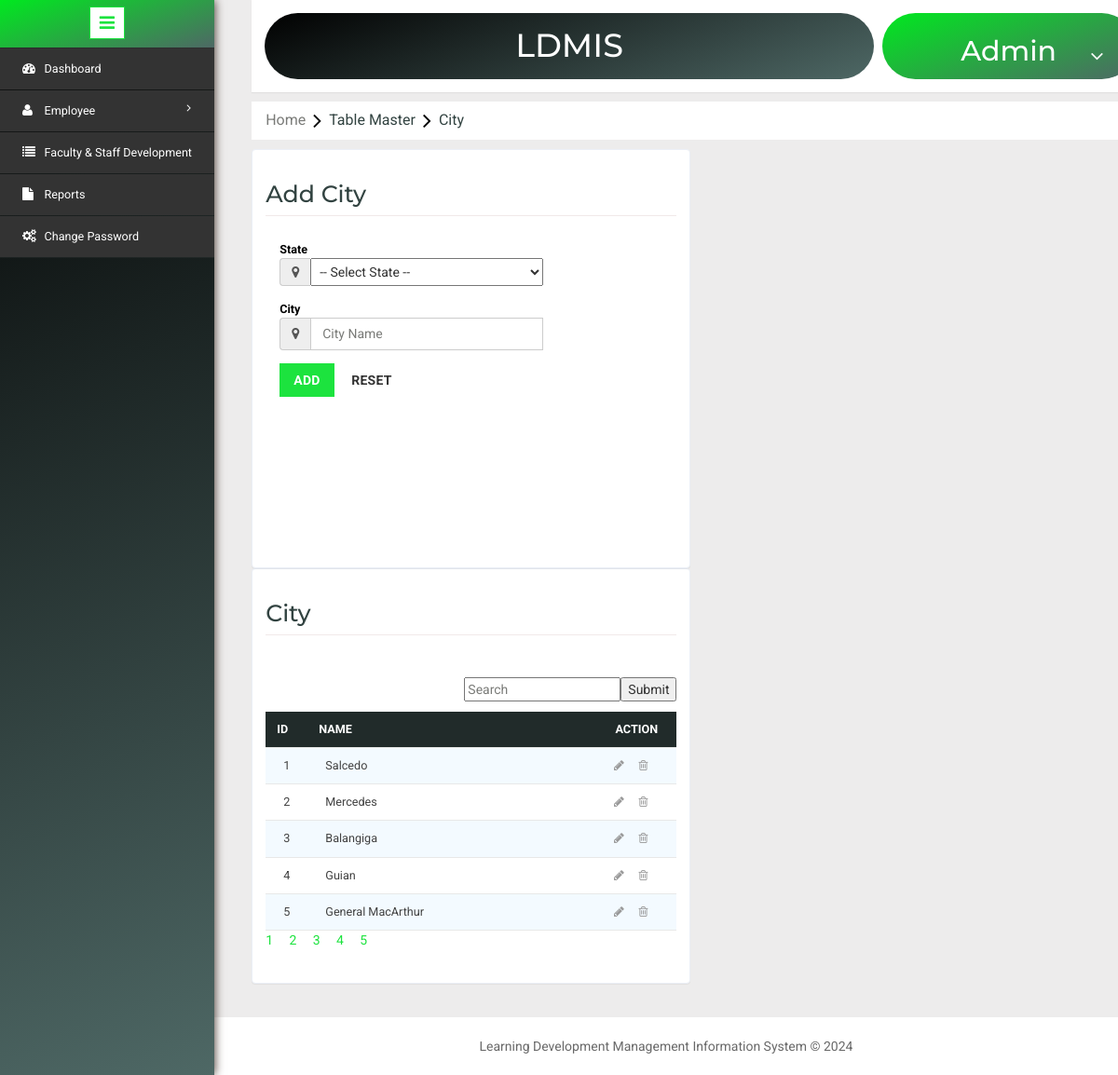
/city.php (signed in), run on the app's committed database.
### tables this page shows
CREATE TABLE `city` (
  `CityId` int(11) NOT NULL,
  `StateId` int(11) NOT NULL,
  `Name` varchar(200) NOT NULL
);

### city.php (the view, shortened to what this page needs)
<?php include('header.php'); ?>
<?php
	$dbs = new database();
	$db=$dbs->connection();
  $name="";
  $page="";
  if(isset($_GET['searccity']))
  {
    $SearchCityName = $_GET['searccity'];
    $RecordeLimit = 5;
    $searchcity = mysqli_query($db,"select count(CityId) as total from city where Name like '%".$SearchCityName."%'");
    $CName = mysqli_fetch_array($searchcity);
    $number_of_row =ceil($CName['total']/5);
    if(isset($_GET['bn']) &&intval($_GET['bn']) <= $number_of_row && intval($_GET['bn'] !=0))
    {
      $Skip = (intval($_GET["bn"]) * $RecordeLimit) - $RecordeLimit;
      $sql = mysqli_query($db,"select * from city where Name like '%".$SearchCityName."%' LIMIT $Skip,$RecordeLimit ");
    }
    else
    {
      $sql = mysqli_query($db,"select * from city where Name like '%".$SearchCityName."%' LIMIT $RecordeLimit ");
    }
    for($i=0;$i<$number_of_row;$i++)
    {
      $d = $i+1;
      if(isset($_GET["searccity"]))
      {
        $page .= "<a href='city.php?searccity=$SearchCityName&bn=$d'>$d</a>&nbsp &nbsp &nbsp";
      }
      else
      {
        $page .= "<a href='city.php?bn=$d'>$d</a>&nbsp &nbsp &nbsp";
      }
    }
  }
  else
  {
    $RecordeLimit = 5;
    $searchCity = mysqli_query($db,"select count(CityId) as total from city ");
    $CName = mysqli_fetch_array($searchCity);
    $number_of_row =ceil($CName['total']/5);
    if(isset($_GET['bn']) && intval($_GET['bn']) <= $number_of_row && intval($_GET['bn'] != 0 ))
    {
      $Skip = (intval($_GET["bn"]) * $RecordeLimit) - $RecordeLimit;
      $sql = mysqli_query($db,"select * from city LIMIT $Skip,$RecordeLimit");
    }
    else
    {
      $sql = mysqli_query($db,"select * from city LIMIT $RecordeLimit");
    }
    for($i=0;$i<$number_of_row;$i++)
    {
        $d = $i+1;
        $page .= "<a href='city.php?bn=$d'>$d</a>&nbsp &nbsp &nbsp";
    }
  }
?>
<link rel="stylesheet" type="text/css" href="css/table-style.css" />
<link rel="stylesheet" type="text/css" href="css/basictable.css" />
<ol class="breadcrumb" style="margin: 10px 0px ! important;">
    <li class="breadcrumb-item"><a href="Home.php">Home</a><i class="fa fa-angle-right"></i>Table Master<i class="fa fa-angle-right"></i>City</li>
</ol>
<div class="validation-system" style="margin-top: 0;">
 		<div class="validation-form" style="overflow: auto; margin-right:20px; height: 450px; width: 49%; float: left;">
        <form method="POST" action="controller/ccity.php?cityedit=<?php echo isset($row['CityId']) ? $row['CityId'] : ""; ?>">
        <div class="vali-form-group" >
        <h2>Add City</h2>
        	<div class="col-md-3 control-label">
              <label class="control-label">State</label>
              <div class="input-group">
                  <span class="input-group-addon">
              <i class="fa fa-map-marker" aria-hidden="true"></i>
              </span>
              <select name="state" style="text-transform: capitalize; width: 250px;" required>
                <option value="">-- Select State --</option>
              </select>
              </div>
            </div>
          	<div class="col-md-3 control-label">
            	<label class="control-label">City</label>
              	<div class="input-group">
                  	<span class="input-group-addon">
              			<i class="fa fa-map-marker" aria-hidden="true"></i>
              		</span>
              	<input type="text" name="city" placeholder="City Name" value="<?php echo $name; ?>" required="" class="form-control" style="width: 250px; height: 35px;">
              	</div>
            </div>
        </div>
            <div class="col-md-12 form-group">
              <button type="submit" name="cityy" class="btn btn-primary">Add</button>
              <button type="reset" class="btn btn-default">Reset</button>
            </div>
          <div class="clearfix"> </div>
        </form>
 </div>
 <div class="validation-form" style="width: 49%; overflow: auto;">
 		<div style="height: 396px;">
					<div class="w3l-table-info" >
					  <h2>City</h2>
					  <br>
					  <form method="GET" action="#">
					  	<input style="float: right;" type="submit" name="searchcity" >
					  	<input style="float: right;" placeholder="Search" type="search-box" name="searccity" value="<?php echo(isset($_GET['searccity']))?$_GET['searccity']:"";?>"><br>
					  </form>
					    <table id="table">
						<thead>
						  <tr>
						  	<th>Id</th>
							<th style="width: 5000px;">Name</th>
							<th  style="text-align: center; width: 450px;">Action</th>
						  </tr>
						</thead>
						<tbody>
						<?php $i=1; while($row = mysqli_fetch_assoc($sql)) { ?>
						<tr>
							<td><?php if(isset($_GET['bn'])==0){ echo $i; } else{ echo ($_GET['bn']-1)*5+$i; } $i++;?></td>
							<td><?php echo ucfirst($row['Name']); ?></td>
							<td><a href="?cityedit=<?php echo $row['CityId']; ?>"><i class="fa fa-pencil" aria-hidden="true"></i></a>&nbsp;&nbsp;&nbsp;&nbsp;&nbsp;<a href="controller/ccity.php?citydelete=<?php echo $row['CityId']; ?>"><i class="fa fa-trash-o" aria-hidden="true"></i></a></td>
						 </tr>
              <?php } ?>
						</tbody>
					  </table>
            <div><?php echo $page; ?></div>
					</div>
		</div>
 </div>
</div>
<?php include('footer.php'); ?>

### css/table-style.css (style rules this page uses)
table { background: white; border-collapse: collapse; margin: 1.25em 0 0; width: 100%; }
table tr, table th, table td { border: none; border-bottom: 1px solid #e8e8e8; font-size: .95em; }
table th, table td { padding: 10px 12px; text-align: left; }
table th { background: #212b2a; color: #fff; text-transform: uppercase; }
table tr td { background: #f3faff; color: #424242; }
table tr:nth-of-type(2n+2) td { background: #ffffff; }
table { width: 100%; }

### data on the page
city: Name "Salcedo"
city: Name "Mercedes"
city: Name "Balangiga"
city: Name "Guian"
city: Name "General MacArthur"

### other printed values
$d "1"
$d "2"
$d "3"
$d "4"
$d "5"
